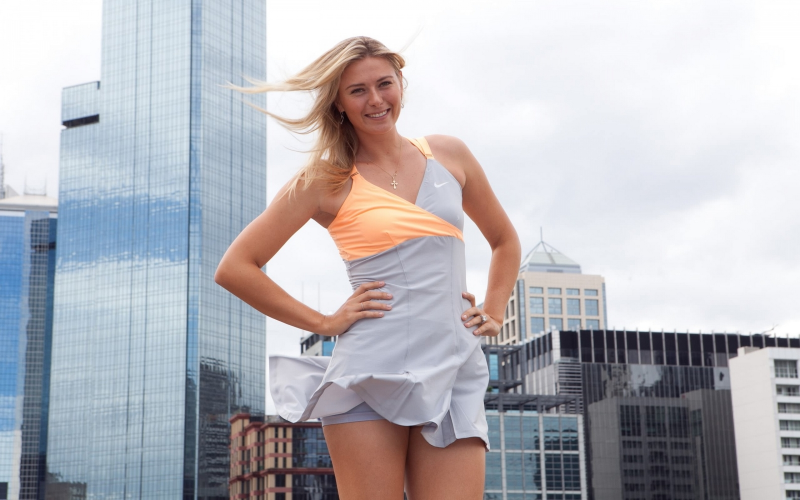
#> input picture dataset/maria/1368843.jpg, 1600 x 1000 px, given in place of v.jpg, which was not available (shown at 1/2 size)
$ jupyter execute --allow-errors 'Sports Celebrity Face detection.ipynb'   (shell and % lines are left out)   (text cells are left out)
#> lines starting #> are read from the running program, lines starting #| are printed output that depends on the picture; pictures that were not available may be replaced by others from this repository, and a replacement may not be noted
[cell 1]
import numpy as np
import cv2 as cv
import matplotlib
from matplotlib import pyplot as plt

#> (a cell that did not finish here is left out)

#> (a cell that did not finish here is left out)

#> (a cell that did not finish here is left out)

[cell 5]
face_haar_cascade = cv.CascadeClassifier('./openCV/Haarcascade_frontalface_default.xml')
eyes_haar_cascade = cv.CascadeClassifier('./openCV/Haarcascade_eye.xml')

#> (a cell that did not finish here is left out)

#> (a cell that did not finish here is left out)

#> (a cell that did not finish here is left out)

[cell 9]
cv.destroyAllWindows()
#> (the rest of this cell did not finish here and is left out)

#> (a cell that did not finish here is left out)

[cell 11]
def get_cropped_image_if_2_eyes(image_path):
    img = cv.imread(image_path)
    gray = cv.cvtColor(img, cv.COLOR_BGR2GRAY)
    faces = face_haar_cascade.detectMultiScale(gray, 1.3, 5)
    for (x,y,w,h) in faces:
        roi_gray = gray[y:y+h, x:x+w]
        roi_color = img[y:y+h, x:x+w]
        eyes = eyes_haar_cascade.detectMultiScale(roi_gray)
        if len(eyes) >= 2:
            return roi_color

[cell 12]
original_image = cv.imread('./dataset/virat_kohli/v.jpg')
#> original_image is the input picture: shape (1000, 1600, 3); mean B, G, R 187.7, 182.1, 183.1

plt.imshow(original_image)

[cell 13]
cropped_image = get_cropped_image_if_2_eyes('./dataset/virat_kohli/v.jpg')
#> in get_cropped_image_if_2_eyes, `gray = cv.cvtColor(img, cv.COLOR_BGR2GRAY)`:
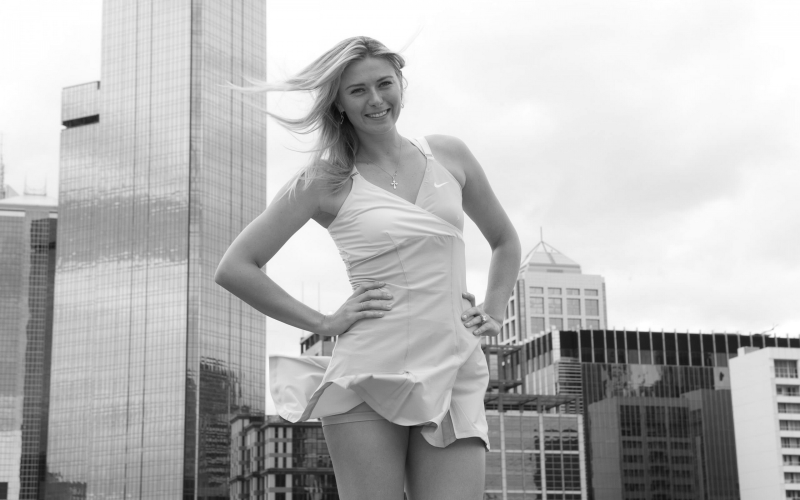
#> gray: shape (1000, 1600) (shown at 1/2 size); min 5, max 255, mean 183.1
#> in get_cropped_image_if_2_eyes, `faces = face_haar_cascade.detectMultiScale(gray, 1.3, 5)`: faces = [[677, 123, 135, 135]]
#> the loop in get_cropped_image_if_2_eyes, `for (x,y,w,h) in faces:` made 1 pass
#> (x, y, w, h, eyes) on pass 1: (677, 123, 135, 135, [[74, 32, 29, 29], [88, 89, 22, 22], [20, 42, 34, 34]])
#> pass 1, in get_cropped_image_if_2_eyes, `roi_gray = gray[y:y+h, x:x+w]`:
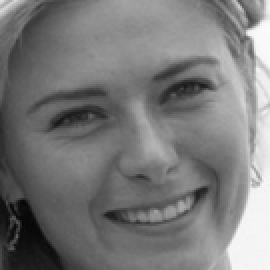
#> roi_gray: shape (135, 135) (shown 2 times larger); min 5, max 252, mean 121.4
#> pass 1, in get_cropped_image_if_2_eyes, `roi_color = img[y:y+h, x:x+w]`:
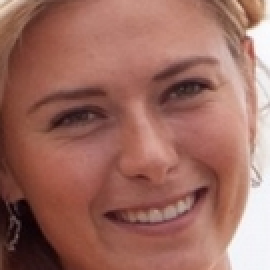
#> roi_color: shape (135, 135, 3) (shown 2 times larger); mean B, G, R 96.6, 107.7, 157.9
plt.imshow(cropped_image)

#> (a cell that did not finish here is left out)

[cell 15]
cropped_image_no_2_eyes = get_cropped_image_if_2_eyes('./dataset/maria/2900.jpg')
#> call 2 of get_cropped_image_if_2_eyes, with image_path = './dataset/maria/2900.jpg'
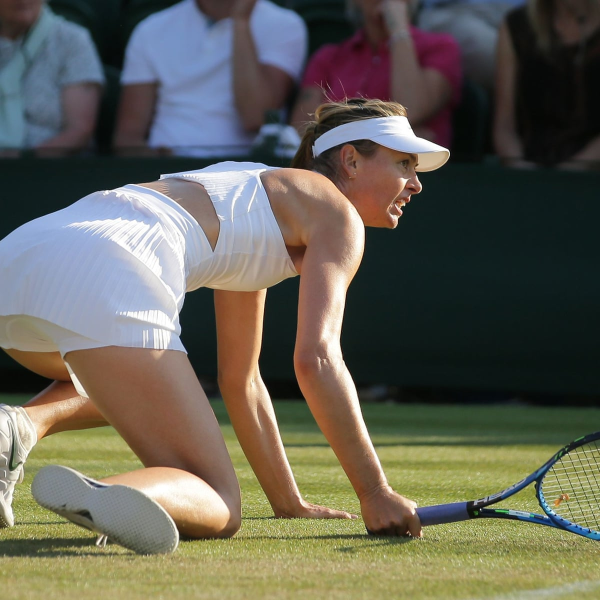
#> input picture dataset/maria/2900.jpg, 1200 x 1200 px (shown at 1/2 size)
#> in get_cropped_image_if_2_eyes, img is the input picture: shape (1200, 1200, 3); mean B, G, R 86.3, 97.9, 100.4
#> in get_cropped_image_if_2_eyes (call 2), `gray = cv.cvtColor(img, cv.COLOR_BGR2GRAY)`:
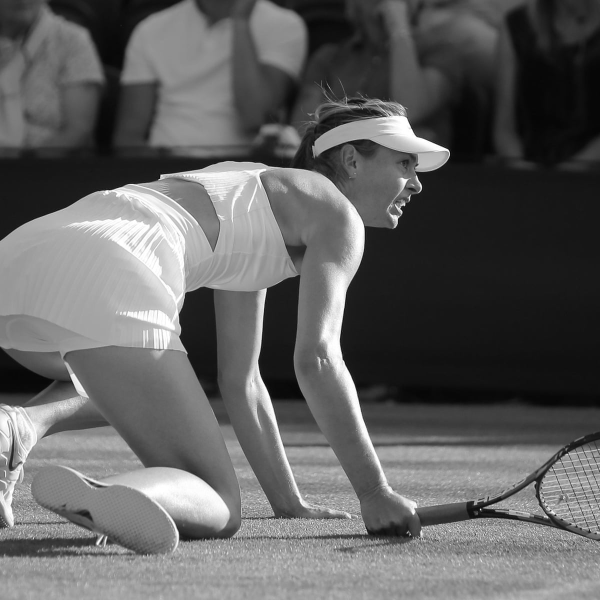
#> gray: shape (1200, 1200) (shown at 1/2 size); min 0, max 255, mean 97.4
#> in get_cropped_image_if_2_eyes (call 2), `faces = face_haar_cascade.detectMultiScale(gray, 1.3, 5)`: faces = ()
cropped_image_no_2_eyes

[cell 16]
path_to_data = "./dataset/"
path_to_cr_data = "./dataset/cropped/"

[cell 17]
import os
img_dirs = []
for entry in os.scandir(path_to_data):
    if entry.is_dir():
        img_dirs.append(entry.path)

[cell 18]
img_dirs

[cell 19]
import shutil
if os.path.exists(path_to_cr_data):
     shutil.rmtree(path_to_cr_data)
os.mkdir(path_to_cr_data)

[cell 20]
cropped_image_dirs = []
celebrity_file_names_dict = {}

#> (a cell that did not finish here is left out)

[cell 22]
celebrity_file_names_dict

[cell 23]
import numpy as np
import pywt
import cv2

def w2d(img, mode='haar', level=1):
    imArray = img
    #Datatype conversions
    #convert to grayscale
    imArray = cv2.cvtColor( imArray,cv2.COLOR_RGB2GRAY )
    #convert to float
    imArray =  np.float32(imArray)
    imArray /= 255;
    # compute coefficients
    coeffs=pywt.wavedec2(imArray, mode, level=level)

    #Process Coefficients
    coeffs_H=list(coeffs)
    coeffs_H[0] *= 0;

    # reconstruction
    imArray_H=pywt.waverec2(coeffs_H, mode);
    imArray_H *= 255;
    imArray_H =  np.uint8(imArray_H)

    return imArray_H

[cell 24]
class_dict = {}
count = 0
for celebrity_name in celebrity_file_names_dict.keys():
    class_dict[celebrity_name] = count
    count = count + 1
class_dict
